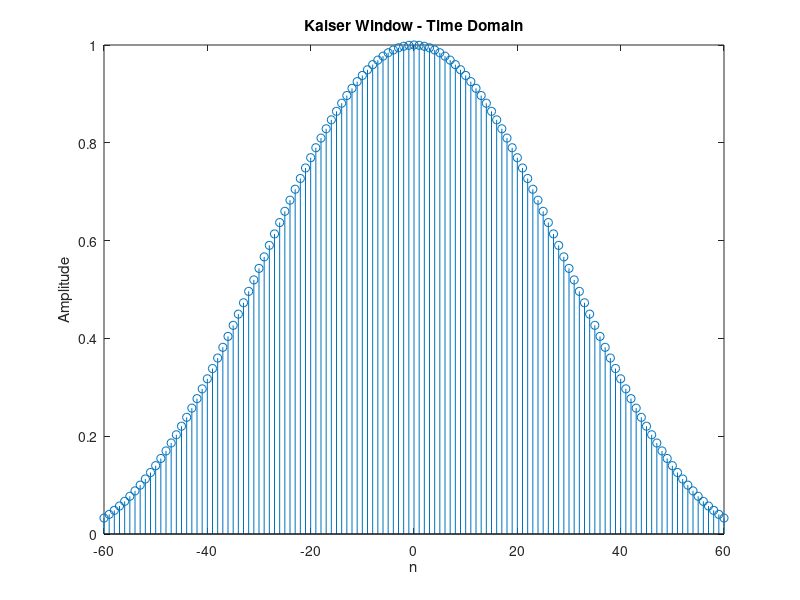

MATLAB code for this plot: (Note: this script raises an error after producing the figure.)
clc;
clear all;
close all;

%indexNo = 180066F; By comparing with 180ABC. -> A=0, B=6, C=6, .=F
A = 0;
B = 6;
C = 6;

A_p = 0.03+(0.01*A); % dB %%max passband ripple
A_a = 45+B; %dB %%min stopband attenuation
Op1 = (C*100)+300; %rad/s %%lower passband edge
Op2 = (C*100)+700; %rad/s %%upper passband edge
Oa1 = (C*100)+150; %rad/s %%lower stopband edge
Oa2 = (C*100)+800; %rad/s %%upper stopband edge
Os = 2*(C*100+1200); %rad/s %%sampling freqency

Bt1 = Op1-Oa1; %rad/s %%lower transition width
Bt2 = Oa2-Op2; %rad/s %%upper transisiton width
Bt = min(Bt1,Bt2); %rad/s %%critical transition width
Oc1 = Op1-Bt/2; %rad/s %%lower cutoff frequency
Oc2 = Op2+Bt/2; %rad/s %%upper cutoff frequency
T = 2*pi/Os; %s %%sampling period

%Calculating delta
d_P = (10^(0.05*A_p) - 1)/ (10^(0.05*A_p) + 1);
d_A = 10^(-0.05*A_a);
delta = min(d_P,d_A);
Aa = -20*log10(delta); % Actual stopband attenuation
Ap = 20*log10(1+delta/1-delta); % Actual passband ripple

%Calculating alpha
if Aa<=21
    alpha = 0;
elseif Aa>21 && Aa<= 50
    alpha = 0.5842*(Aa-21)^0.4 + 0.07886*(Aa-21);
else
    alpha = 0.1102*(Aa-8.7);
end
alpha
%Claculating D
if Aa <= 21
    D = 0.9222;
else
    D = (Aa-7.95)/14.36;
end
D
% Calculating order of the filter N
N = ceil(Os*D/Bt +1);
if mod(N,2) == 0
    N = N+1;
end
N
% Length of the filter
n = -(N-1)/2:1:(N-1)/2;

% Calculating beta
beta = alpha*sqrt(1-(2*n/(N-1)).^2);

bessellimit = 100;
Io_alpha = 1;
for k = 1:bessellimit
    val_k = (1/factorial(k)*(alpha/2).^k).^2;
    Io_alpha = Io_alpha + val_k;
end
Io_alpha
Io_beta = 1;
for m = 1:bessellimit
    val_m = (1/factorial(m)*(beta/2).^m).^2;
    Io_beta = Io_beta + val_m;
end

wk_nT = Io_beta/Io_alpha;
figure
stem(n,wk_nT)
xlabel('n')
ylabel('Amplitude')
title('Kaiser Window - Time Domain');

n_L= -(N-1)/2:1:-1;
hnt_L = 1./(n_L*pi).*(sin(Oc2*n_L*T)-sin(Oc1*n_L*T));
n_R = 1:1:(N-1)/2;
hnt_R = 1./(n_R*pi).*(sin(Oc2*n_R*T)-sin(Oc1*n_R*T));
hnt_0 = (2/Os)*(Oc2-Oc1);
n = [n_L,0,n_R];
h_nT = [hnt_L,hnt_0,hnt_R];

Hw_nT = h_nT.*wk_nT;

n_shifted = [0:1:N-1];
figure
fvtool(Hw_nT);
stem(n_shifted,Hw_nT); axis tight;
xlabel('n')
ylabel('Amplitude')
title(strcat(['Filter Causal Impulse Response - Kaiser Window - Time Domain']));

figure
[Hw,f] = freqz(Hw_nT);
w_1 = f*Os/(2*pi);
log_Hw = 20*log10(abs(Hw));
plot(w_1,log_Hw)
xlabel('Frequency (rad/s)')
ylabel('Magnitude (dB)')
title(strcat(['Filter Magnitude Response - Kaiser Window - Frequency Domain']));

figure
finish = round((length(w_1)/(Os/2)*Oc1));
wpass_l = w_1(1:finish);
hpass_l = log_Hw(1:finish);
plot(wpass_l,hpass_l)
axis([-inf, inf, -inf, inf]);
xlabel('Frequency (rad/s)')
ylabel('Magnitude (dB)')
title('Filter Lower Stopband - Frequency Domain');

figure
start = round(length(w_1)/(Os/2)*Oc2);
wpass_h = w_1(start:length(w_1));
hpass_h = log_Hw(start:length(w_1));
plot(wpass_h,hpass_h)
axis([-inf, inf, -inf, inf]);
xlabel('Frequency (rad/s)')
ylabel('Magnitude (dB)')
title('Filter Upper Stopband - Frequency Domain');

figure
start = round(length(w_1)/(Os/2)*Oc1);
finish = round(length(w_1)/(Os/2)*Oc2);
wpass_h = w_1(start:finish);
hpass_h = log_Hw(start:finish);
plot(wpass_h,hpass_h)
axis([-inf, inf, -0.1, 0.1]);
xlabel('Frequency (rad/s)')
ylabel('Magnitude (dB)')
title('Filter Passband - Frequency Domain');

figure
stem(n_shifted,h_nT); axis tight;
xlabel('n')
ylabel('Amplitude')
title(strcat(['Filter Response - Rectangular window - Time Domain']));

figure
[hw,f] = freqz(h_nT);
w_2 = f*Os/(2*pi);
log_H = 20*log10(hw);
plot(w_2,log_H)
xlabel('Frequency (rad/s)')
ylabel('Magnitude (dB)')
title(strcat(['Filter Response - Rectangular Window - Frequency Domain']));

%Component frequencies of the input
O1 = Oc1/2
O2 = Oc1 + (Oc2-Oc1)/2
O3 = Oc2 + (Os/2-Oc2)/2

%Generate discrete signal and evelope
samples = 500;
n1 = 0:1:samples;
n2 = 0:0.1:samples;
X_nT = sin(O1.*n1.*T)+sin(O2.*n1.*T)+sin(O3.*n1.*T);
X_env = sin(O1.*n2.*T)+sin(O2.*n2.*T)+sin(O3.*n2.*T);

%Filtering using frequency domain multiplication
len_fft = length(X_nT)+length(Hw_nT)-1; %length for fft in x dimension
x_fft = fft(X_nT,len_fft);
Hw_nT_fft = fft(Hw_nT,len_fft);
out_fft = Hw_nT_fft.*x_fft; %a shift in time is added here
out = ifft(out_fft,len_fft);
rec_out = out(floor(N/2)+1:length(out)-floor(N/2)); %account for shifting delay

%Ideal Output Signal
ideal_out = sin(O2.*n2.*T);

figure
subplot(2,1,1)
len_fft = 2^nextpow2(numel(n1))-1;
x_fft = fft(X_nT,len_fft);
x_fft_plot = [abs([x_fft(len_fft/2+1:len_fft)]),abs(x_fft(1)),abs(x_fft(2:len_fft/2+1))];
f = Os*linspace(0,1,len_fft)-Os/2;
plot(f,x_fft_plot); 
xlabel('Frequency rad/s')
ylabel('Magnitude')
title(strcat(['Input signal',' ','- Frequency Domain']));

%Time domain representation of input signal before filtering
subplot(2,1,2)
stem(n1,X_nT)
axis([0, 50, -inf, inf]);
xlabel('n')
ylabel('Amplitude')
title(strcat(['Input signal',' ','- Time Domain']));
hold on
plot(n2,X_env)
legend('Input signal','Envelope of the Input signal');

%Frequency domain representation of output signal after filtering
figure
subplot(2,1,1)
len_fft = 2^nextpow2(numel(n1))-1;
xfft_out = fft(rec_out,len_fft);
x_fft_out_plot = [abs([xfft_out(len_fft/2+1:len_fft)]),abs(xfft_out(1)),abs(xfft_out(2:len_fft/2+1))];
f = Os*linspace(0,1,len_fft)-Os/2;
plot(f,x_fft_out_plot); axis tight;
xlabel('Frequency rad/s')
ylabel('Magnitude')
title(strcat(['Output signal',' ','- Frequency Domain']));

% Time domain representation of output signal after filtering
subplot(2,1,2)
stem(n1,rec_out)
axis([0, 50, -inf, inf]);
xlabel('n')
ylabel('Amplitude')
title(strcat(['Output signal',' ','- Time Domain']));
hold on
plot(n2,ideal_out)
legend('Output signal','Envelope of the ideal output signal');